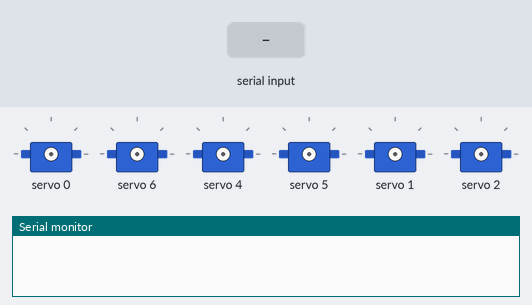
Simulated run of this sketch. Board: Arduino Uno, built with avr-gcc and run on an emulated ATmega328P. On the bench: 6 × servo, the last lines printed to the serial monitor. The test bench sets the inputs (shaded band).

Above: at 1.2 s.
1.3 s: "30/150/10\n" received over Serial
At 6.3 s:
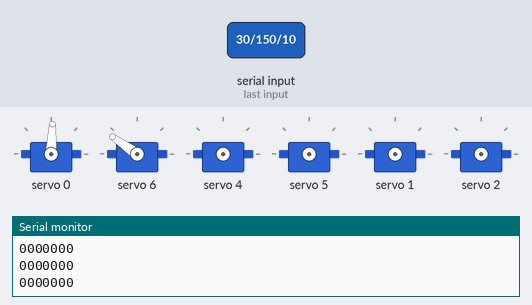
At 9.6 s:
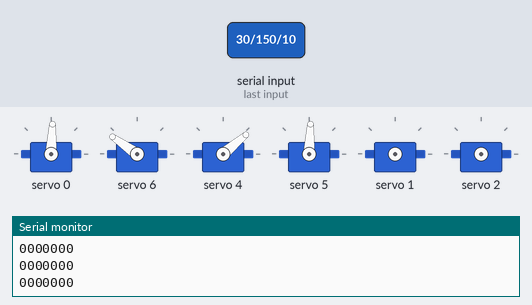
Timing chart, 0 to 22.4 s (numbered marks = the images above; inputs shaded):
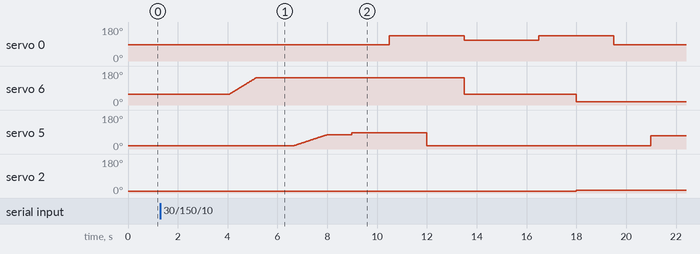

The sketch:

robot.ino
```cpp
#include <Wire.h>
#include <Adafruit_PWMServoDriver.h>
Adafruit_PWMServoDriver pwm=Adafruit_PWMServoDriver();
int pos =0;

void setup() {
  Serial.begin(9600);
  pwm.begin();
  pwm.setPWMFreq(51);

}

void loop() {
 /*reset1();*/
  //4번 모터 기준 0도 3번 0도 2번 0도 1번 45도가 정확히 중간
if(Serial.available()>0){
    char ch[100];
String a= Serial.readString();

   a.toCharArray(ch,a.length());
int num=0;
int cc=4;
/*pwm.setPWM(0,0,300);//집게열고
delay(2000);
pwm.setPWM(0,0,400);//집게열고*/
int cnt = 0;
  int cnt2 = 0;
  int cnt3 = 0;
  int ptr2len = 0;
  int j = 0;
  int ok = 0;
  char *ptr = strtok(ch, "/");
  cnt = atoi(ptr);
  char *b[5][20];
  int arr[5][7];
  int bo = 0;
  int first = 0;
  char *ptr2;

  while (cnt2 < cnt) {
    ptr = strtok(NULL, "/");
      b[cnt2][0] = ptr;
    cnt2++;
  }
  while (cnt3 < cnt) {
     ptr2 = strtok(b[cnt3][0], ",");
      arr[cnt3][0] = atoi(ptr2);
      Serial.print(arr[cnt3][0]);
      for (j = 0; j < 6; j++) {
        ptr2 = strtok(NULL, ",");
        arr[cnt3][j + 1] = atoi(ptr2);
         Serial.print(arr[cnt3][j + 1]);
      }
  Serial.println(" ");
    cnt3++;
  }
  int cnt5=0;
  /*left();*/
  /*straight();*/

  while(cnt5<cnt){
        pickbox();
        delay(3000);
        left(arr[cnt5][0],arr[cnt5][3],arr[cnt5][2]);
        delay(3000);
        reset1();
        cnt5++;

  }
 exit(0);
/*reset1();
delay(1500);

pickbox();
delay(8000);
straight();

*/
}
}

void reset1(){
  int m0 = constrain(map(35,0,180,150,600),150,600);
int m1 = constrain(map(80,0,180,150,600),150,600);
int m2 = constrain(map(0,0,180,150,600),150,600);
int m4 = constrain(map(20,0,180,150,600),150,600);
int m5 = constrain(map(1,0,180,150,600),150,600);
int m6 = constrain(map(35,0,180,150,600),150,600);
  pwm.setPWM(0,0,350);
  pwm.setPWM(1,0,m1);
  pwm.setPWM(2,0,130);
  pwm.setPWM(4,0,m4);
  pwm.setPWM(5,0,m5);
  pwm.setPWM(6,0,m6);

}

void pickbox(){
  int m0 = constrain(map(35,0,180,150,600),150,600);
int m1 = constrain(map(80,0,180,150,600),150,600);
int m2 = constrain(map(0,0,180,150,600),150,600);
int m4 = constrain(map(20,0,180,150,600),150,600);
int m5 = constrain(map(50,0,180,150,600),150,600);
int m6 = constrain(map(110,0,180,150,600),150,600);
int rem5 = constrain(map(1,0,180,150,600),150,600);
int rem15 = constrain(map(60,0,180,150,600),150,600);
int fm5 = constrain(map(1,0,180,150,600),150,600);
int rm6 = constrain(map(35,0,180,150,600),150,600);
  pwm.setPWM(0,0,300);//집게열고
  delay(1500);
  for(int j=rm6; j<=m6; j++){//돌고
     pwm.setPWM(6,0,j);
     delay(5);
  }

   delay(1500);
  pwm.setPWM(4,0,m4);//유지

   for(int i=fm5; i<=m5;i++){//내려가
    pwm.setPWM(5,0,i);
    delay(10);
   }
    delay(1000);
   pwm.setPWM(5,0,rem15);//좀더내려가

   delay(1500);
     pwm.setPWM(0,0,400);//집어
     delay(1500);

  pwm.setPWM(5,0,rem5);
  delay(1500);
  reset1();
}

 void left(int x,int sizex,int sizez){
  int sizenum=0;
  int cc=9;
  int znum= cc - sizez;
  if(sizex==2){
    sizenum=6;
  }
  else if(sizex==1){
    sizenum=5;
  }
int m1 = constrain(map(80,0,180,150,600),150,600);
int m2 = constrain(map(0,0,180,150,600),150,600);
int m4 = constrain(map(20,0,180,150,600),150,600);
int m5 = constrain(map(90,0,180,150,600),150,600);
int m6 = constrain(map(55-(x*3+sizenum),0,180,150,600),150,600);
int mg5 = constrain(map(1,0,180,150,600),150,600);
int cm5 = constrain(map(90,0,180,150,600),150,600);
int bm5 = constrain(map(45,0,180,150,600),150,600);
int mg6 = constrain(map(35,0,180,150,600),150,600);
int zm5 = constrain(map(90-(znum*22),0,180,150,600),150,600);
  if(znum == 0){
  pwm.setPWM(0,0,400);
delay(1500);
 pwm.setPWM(2,0,145);
  pwm.setPWM(6,0,m6);
  for(int i=mg5; i<=cm5;i++){
    pwm.setPWM(5,0,i);
    delay(20);
  }
   delay(1500);
   pwm.setPWM(0,0,300);
  delay(1500);
  pwm.setPWM(4,0,m4);
  pwm.setPWM(5,0,bm5);
  delay(1500);
   pwm.setPWM(0,0,400);

   delay(1500);
   for(int bm=bm5; bm<=m5;bm++){
    pwm.setPWM(5,0,bm);
    delay(10);
  }
 for(int j=m5; j>=mg5;j--){
    pwm.setPWM(5,0,j);
    delay(20);
  }
  pwm.setPWM(6,0,mg6);
  delay(1500);
   pwm.setPWM(2,0,130);
    pwm.setPWM(0,0,300);
}
else{
   pwm.setPWM(0,0,400);
delay(1500);
 pwm.setPWM(2,0,145);
  pwm.setPWM(6,0,m6);
  for(int i=mg5; i<=zm5;i++){
    pwm.setPWM(5,0,i);
    delay(20);
  }
   delay(1500);
   pwm.setPWM(0,0,300);
  delay(1500);
  pwm.setPWM(4,0,m4);
  pwm.setPWM(5,0,bm5);
  delay(1500);
   pwm.setPWM(0,0,400);

   delay(1500);
    for(int bm=bm5; bm<=zm5+5;bm++){
    pwm.setPWM(5,0,bm);
    delay(10);
  }
 for(int j=zm5+5; j>=mg5;j--){
    pwm.setPWM(5,0,j);
    delay(20);
  }
  pwm.setPWM(6,0,mg6);
  delay(1500);
   pwm.setPWM(2,0,130);
    pwm.setPWM(0,0,300);
}
}
```

Measured:
- after the input at 1.3 s, servo 0: 87° → 133° after 9.2 s, → 110° 3.0 s later, → 133° 3.0 s later, → 87° 3.0 s later; servo 6: rises from 57° to 145° in 1.1 s, then falls to 17° in 12.8 s; servo 2: 8° → 15° after 16.7 s
